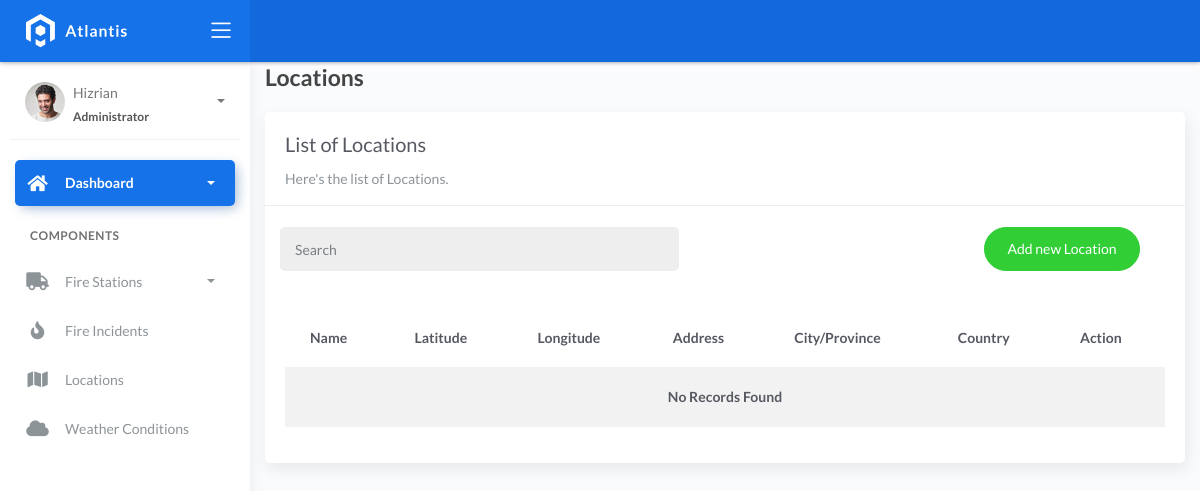
Before: /location/ with the older database file.
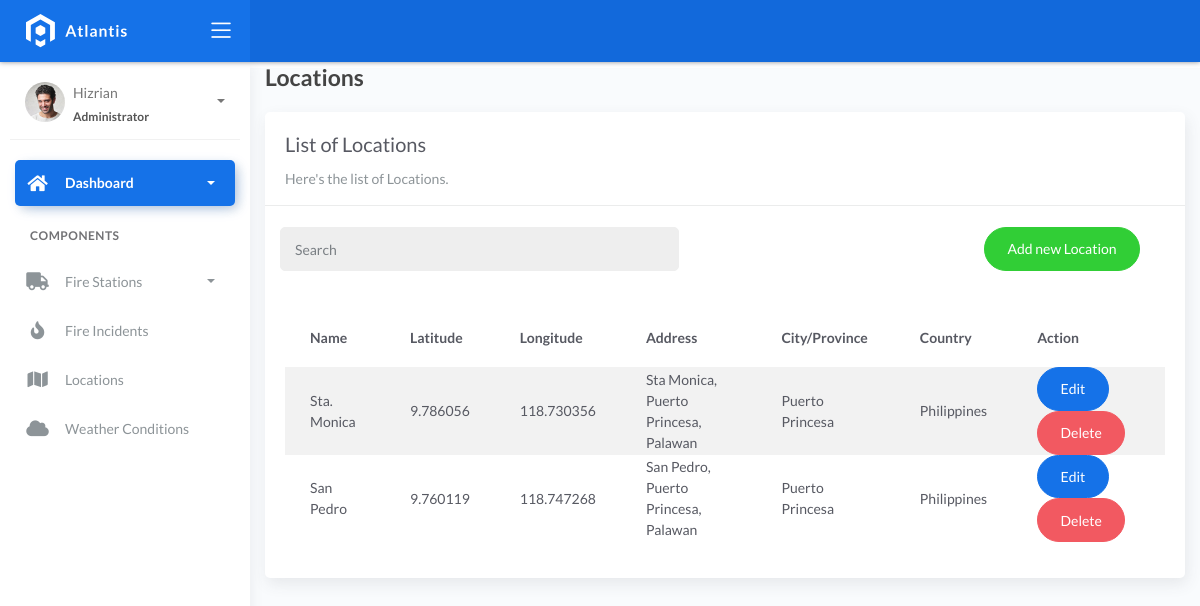
After: the same page with the newer database file.
### fire/models.py (models this page shows, shortened)
class BaseModel(models.Model):
    created_at = models.DateTimeField(auto_now_add=True, db_index=True)
    updated_at = models.DateTimeField(auto_now=True)
    class Meta:
        abstract = True

class Locations(BaseModel):
    name = models.CharField(max_length=150)
    latitude = models.DecimalField(
        max_digits=22, decimal_places=6, null=True, blank=True)
    longitude = models.DecimalField(
        max_digits=22, decimal_places=6, null=True, blank=True)
    address = models.CharField(max_length=150)
    city = models.CharField(max_length=150)  # can be in separate table
    country = models.CharField(max_length=150)  # can be in separate table

### fire/views.py (the view)
# urls.py: path('location/', LocationListView.as_view(), name='locations'),
class LocationListView(ListView):
    model = Locations
    template_name = 'location_list.html'
    context_object_name = 'locations'
    paginate_by = 5
    def get_queryset(self):
        queryset = super().get_queryset()
        query = self.request.GET.get('q')
        if query:
            queryset = queryset.filter(Q(name__icontains=query) | Q(address__icontains=query) | Q(city__icontains=query) | Q(country__icontains=query))
        return queryset.order_by('id')

### templates/location_list.html (shortened to what this page needs)
{% extends 'base.html' %}
{% load static %}
{% block content %}
<link rel="stylesheet" href="https://unpkg.com/leaflet@1.7.1/dist/leaflet.css" />
  <div class="content">
    <div class="container-fluid">
      <h4 class="page-title">Locations</h4>
      <div class="row">
        <div class="col-md-12">
          <div class="card">
            <div class="card-header">
              <div class="card-title">List of Locations</div>
              <div class="card-category">Here's the list of Locations.</div>
            </div>
            <br />
                <div class="col-md-12 row">
                <div class="col-md-6">
                    <form class="navbar-left navbar-form nav-search mr-md-3" action="#">
                    <div class="input-group">
                        <input type="text" placeholder="Search" class="form-control" name="q" />
                        <div class="input-group-append">
                        <span class="input-group-text">
                        </span>
                        </div>
                    </div>
                    </form>
                </div>
                <div class="col-md-6">
                    <div class="pull-right">
                    <a href="{% url 'locations-add' %}" class="btn btn-success btn-rounded">Add new Location</a>
                    </div>
                </div>
                </div>
            <div class="card-body">
              <table class="table table-striped mt-3">
                <thead>
                  <tr>
                    <th scope="col">Name</th>
                    <th scope="col">Latitude</th>
                    <th scope="col">Longitude</th>
                    <th scope="col">Address</th>
                    <th scope="col">City/Province</th>
                    <th scope="col">Country</th>
                    <th scope="col">Action</th>
                  </tr>
                </thead>
                <tbody>
                  {% for object in object_list %}
                    <tr>
                      <td>{{ object.name }}</td>
                      <td>{{ object.latitude }}</td>
                      <td>{{ object.longitude }}</td>
                      <td>{{ object.address }}</td>
                      <td>{{ object.city }}</td>
                      <td>{{ object.country }}</td>
                      <td>
                        <a href="{% url 'locations-edit' object.pk %}" class="btn btn-primary btn-rounded">Edit</a>
                        <a href="{% url 'locations-delete' object.pk %}" class="btn btn-danger btn-rounded">Delete</a>
                    </td>
                    </tr>
                    {% empty %}
                    <tr>
                      <td colspan="7" style="text-align: center">
                        <p class="text-sm font-weight-bold mb-0">No Records Found</p>
                      </td>
                    </tr>
                  {% endfor %}
                </tbody>
              </table>
            </div>
          </div>
        </div>
      </div>
    </div>
  </div>
{% endblock %}

### templates/base.html (shortened to what this page needs)
{% load static %}
<!DOCTYPE html>
<html lang="en">
  <head>
    <link rel="stylesheet" href="{% static 'css/bootstrap.min.css' %}" />
    <link rel="stylesheet" href="{% static 'css/atlantis.min.css' %}" />
    <link rel="stylesheet" href="{% static 'css/demo.css' %}" />
  </head>
  <body>
    <div class="wrapper">
      <div class="main-header">
        <div class="logo-header" data-background-color="blue">
          <a href="index.html" class="logo">
            <img src="{% static 'img/logo.svg' %}" alt="navbar brand" class="navbar-brand" />
          </a>
          <div class="nav-toggle">
            <button class="btn btn-toggle toggle-sidebar">
              <i class="icon-menu"></i>
            </button>
          </div>
        </div>
        <nav class="navbar navbar-header navbar-expand-lg" data-background-color="blue2">
        </nav>
      </div>
      <div class="sidebar sidebar-style-2">
        <div class="sidebar-wrapper scrollbar scrollbar-inner">
          <div class="sidebar-content">
            <div class="user">
              <div class="avatar-sm float-left mr-2">
                <img src="{% static 'img/profile.jpg' %}" alt="..." class="avatar-img rounded-circle" />
              </div>
              <div class="info">
                <a data-toggle="collapse" href="#collapseExample" aria-expanded="true">
                  <span>
                    Hizrian
                    <span class="user-level">Administrator</span>
                    <span class="caret"></span>
                  </span>
                </a>
              </div>
            </div>
            <ul class="nav nav-primary">
              <li class="nav-item active">
                <a data-toggle="collapse" href="#dashboard" class="collapsed" aria-expanded="false">
                  <i class="fas fa-home"></i>
                  <p>Dashboard</p>
                  <span class="caret"></span>
                </a>
              </li>
              <li class="nav-section">
                <h4 class="text-section">Components</h4>
              </li>
              <li class="nav-item">
                <a data-toggle="collapse" href="#base">
                  <i class="fas fa-truck"></i>
                  <p>Fire Stations</p>
                  <span class="caret"></span>
                </a>
              </li>
              <li class="nav-item">
                <a href="{% url 'fire-incidents' %}">
                  <i class="fas fa-fire"></i>
                  <p>Fire Incidents</p>
                </a>
              </li>
              <li class="nav-item">
                <a href="{% url 'locations' %}">
                  <i class="fas fa-map"></i>
                  <p>Locations</p>
                </a>
              </li>
              <li class="nav-item">
                <a href="{% url 'weather' %}">
                  <i class="fas fa-cloud"></i>
                  <p>Weather Conditions</p>
                </a>
              </li>
            </ul>
          </div>
        </div>
      </div>
      <div class="main-panel">
        <div class="content">
          {% block content %}
          {% endblock %}
          </div>
        </div>
        <footer class="footer">
          <div class="container-fluid">
            <nav class="pull-left">
              <ul class="nav">
                <li class="nav-item">
                  <a class="nav-link" href="https://www.themekita.com"> ThemeKita </a>
                </li>
                <li class="nav-item">
                  <a class="nav-link" href="#"> Help </a>
                </li>
                <li class="nav-item">
                  <a class="nav-link" href="#"> Licenses </a>
                </li>
              </ul>
            </nav>
            <div class="copyright ml-auto">2018, made with  by <a href="https://www.themekita.com">ThemeKita</a></div>
          </div>
        </footer>
      </div>
  </body>
</html>

Changed rows visible on the page:
added Locations: name "Sta. Monica", latitude "9.786056", longitude "118.730356", address "Sta Monica, Puerto Princesa, Palawan", city "Puerto Princesa", country "Philippines"
added Locations: name "San Pedro", latitude "9.760119", longitude "118.747268", address "San Pedro, Puerto Princesa, Palawan", city "Puerto Princesa", country "Philippines"
Other visible differences:
text no longer shown: "No Records Found"
